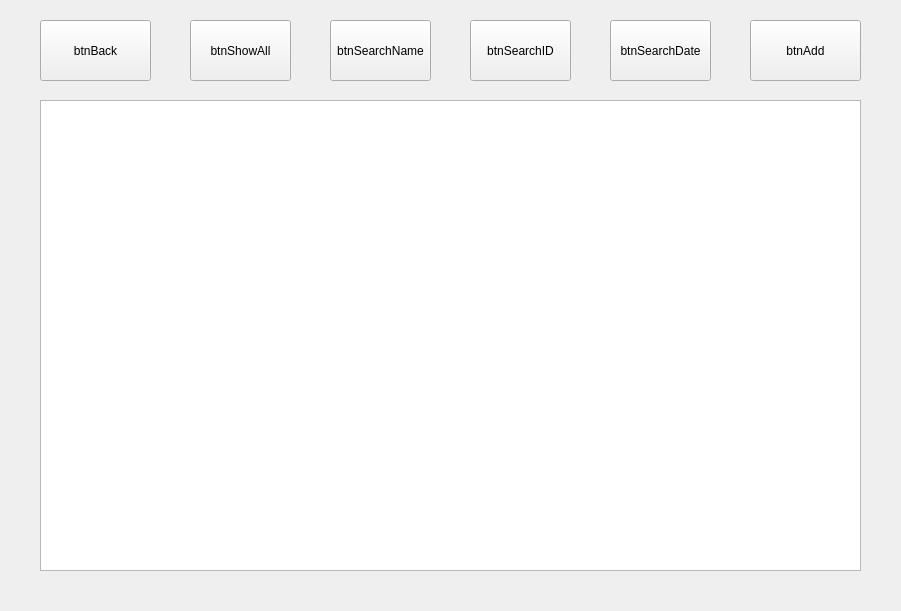
<?xml version="1.0" encoding="UTF-8"?>
<ui version="4.0">
 <class>PatientArchiveWindow</class>
 <widget class="QWidget" name="PatientArchiveWindow">
  <property name="geometry">
   <rect>
    <x>0</x>
    <y>0</y>
    <width>901</width>
    <height>611</height>
   </rect>
  </property>
  <property name="windowTitle">
   <string>Form</string>
  </property>
  <widget class="QTableWidget" name="tableWidget">
   <property name="geometry">
    <rect>
     <x>40</x>
     <y>100</y>
     <width>821</width>
     <height>471</height>
    </rect>
   </property>
  </widget>
  <widget class="QPushButton" name="btnBack">
   <property name="geometry">
    <rect>
     <x>40</x>
     <y>20</y>
     <width>111</width>
     <height>61</height>
    </rect>
   </property>
   <property name="text">
    <string>btnBack</string>
   </property>
  </widget>
  <widget class="QPushButton" name="btnShowAll">
   <property name="geometry">
    <rect>
     <x>190</x>
     <y>20</y>
     <width>101</width>
     <height>61</height>
    </rect>
   </property>
   <property name="text">
    <string>btnShowAll</string>
   </property>
  </widget>
  <widget class="QPushButton" name="btnSearchName">
   <property name="geometry">
    <rect>
     <x>330</x>
     <y>20</y>
     <width>101</width>
     <height>61</height>
    </rect>
   </property>
   <property name="text">
    <string>btnSearchName</string>
   </property>
  </widget>
  <widget class="QPushButton" name="btnSearchID">
   <property name="geometry">
    <rect>
     <x>470</x>
     <y>20</y>
     <width>101</width>
     <height>61</height>
    </rect>
   </property>
   <property name="text">
    <string>btnSearchID</string>
   </property>
  </widget>
  <widget class="QPushButton" name="btnSearchDate">
   <property name="geometry">
    <rect>
     <x>610</x>
     <y>20</y>
     <width>101</width>
     <height>61</height>
    </rect>
   </property>
   <property name="text">
    <string>btnSearchDate</string>
   </property>
  </widget>
  <widget class="QPushButton" name="btnAdd">
   <property name="geometry">
    <rect>
     <x>750</x>
     <y>20</y>
     <width>111</width>
     <height>61</height>
    </rect>
   </property>
   <property name="text">
    <string>btnAdd</string>
   </property>
  </widget>
 </widget>
 <resources/>
 <connections/>
</ui>
